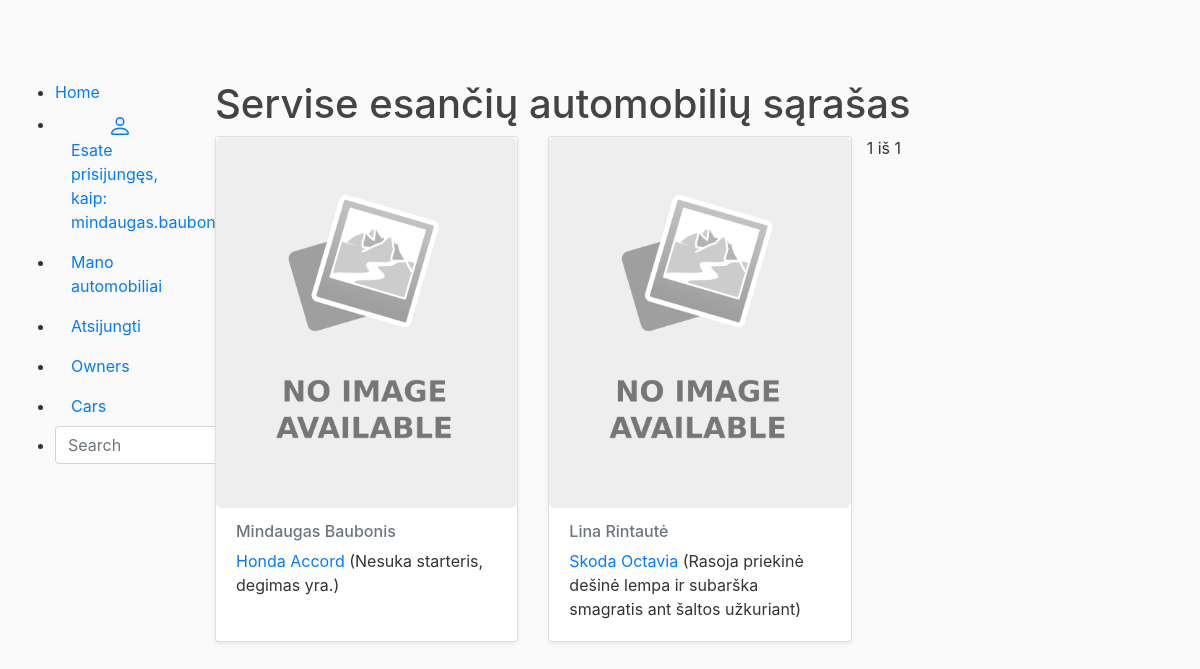
The app's page /autoservice/cars/ (signed in) with its own data.
### autoservice/models.py (models this page shows, shortened)
class CarInfo(models.Model):
    car = models.CharField('Automobilio markė ir modelis', max_length=100)
    car_owner = models.ForeignKey('Owner', on_delete=models.SET_NULL, null=True, blank=True, related_name='cars')
    fuel_type = models.CharField(max_length=8, choices=Types, default='Petrol')
    engine = models.CharField(max_length=4, help_text='Automobilio darbinis turis cm3')
    manufacture_year = models.DateField(auto_now=False, auto_now_add=False)
    plate = models.CharField('Automobilio numeriai', max_length=10)
    vin = models.CharField('Automobilio VIN kodas', max_length=17)
    summary = models.TextField('Automobilio gedimo aprasymas', max_length=1000, help_text='Trumpas gedimu aprasymas')
    mechanic = models.ForeignKey('Mechanic', on_delete=models.SET_NULL, null=True, help_text='Serviso darbuotojas atliekantis darbus')
    car_image = models.ImageField('Car image', upload_to='cars', null=True, blank=True)

class Owner(models.Model):
    name = models.CharField('Automobilio savininko vardas', max_length=20)
    surname = models.CharField('Automobilio savininko pavarde', max_length=20)
    car = models.ForeignKey('CarInfo', on_delete=models.SET_NULL, null=True, blank=True,)
    description = HTMLField()
    def __str__(self):
        return f'{self.name} {self.surname}'

### autoservice/views.py (the view)
# urls.py: path('cars/', views.CarListView.as_view(), name='cars'),
class CarListView(generic.ListView):
    model = CarInfo, CarStatus
    template_name = 'car_list.html'
    context_object_name = 'car_list'
    queryset = CarInfo.objects.all()
    paginate_by = 2
    def get_context_data(self, **kwargs):
        context = super(CarListView, self).get_context_data(**kwargs)
        context['data'] = 'random text'
        return context

### autoservice/templates/car_list.html (shortened to what this page needs)
{% extends "base.html" %}
{% block content %}
    {% load static %}
    <h1>Servise esančių automobilių sąrašas</h1>
    {% if car_list %}
    <div class="row">
        {% for car in car_list %}
        <div class="col-md-4 d-flex align-items-stretch">
            <div class="card mb-4 shadow-sm">
                {% if carinfo.car_image %}
                    <img src="{{ carinfo.car_image.url }}" class="card-img-top" alt="...">
                {% else %}
                    <img src="{% static 'img/no-image.png' %}" class="card-img-top">
                {% endif %}
                <div class="card-body">
                    <h6 class="card-subtitle mb-2 text-muted">{{ car.car_owner }}</h6>
                    <p class="card-text"><a href="{% url 'car-detail' car.id %}">{{ car.car }}</a> ({{ car.summary }})</p>
                </div>
            </div>
        </div>
        {% endfor %}
        <div class="pagination">
                <span class="step-links">
                    <span class="current">
                        {{ page_obj.number }} iš {{ page_obj.paginator.num_pages }}
                    </span>
                </span>
        </div>
        {% else %}
        <p>Servise nėra registruotų automobilių</p>
        {% endif %}
{% endblock %}

### autoservice/templates/base.html (shortened to what this page needs)
<!DOCTYPE html>
<html lang="en">
<head>
        <link rel="stylesheet" href="https://stackpath.bootstrapcdn.com/bootstrap/4.1.3/css/bootstrap.min.css">
        {% load static %}
        <link rel="stylesheet" href="{% static 'css/styles.css' %}">
</head>
<body>
    <div class="container-fluid">
        <div class="row">
            <div class="col-sm-2">
                <ul class="sidebar-nav">
                <li><a href="{% url 'index' %}">Home</a></li>
            {% if user.is_authenticated %}
                    <li class="nav-item"><a class="nav-link" href="{% url 'profilis' %}">
                Esate prisijungęs, kaip: {{ user.get_username }}</a></li>
                <li class="nav-item"><a class="nav-link" href="{% url 'my-owned' %}">Mano automobiliai</a></li>
                <li class="nav-item"><a class="nav-link" href="{% url 'logout' %}?next=/autoservice">Atsijungti</a></li>
                <li class="nav-item"><a class="nav-link" href="{% url 'owners' %}">Owners</a></li>
                <li class="nav-item"><a class="nav-link" href="{% url 'cars' %}">Cars</a></li>
                <li class="nav-item">
                    <form action="{% url 'search' %}" method="get" class="form-inline my-2 my-md-0">
                        <input name="query" class="form-control" type="text" placeholder="Search">
                    </form>
                </li>
            {% else %}
                <li class="nav-item"><a class="nav-link" href="{% url 'login' %}?next={{request.path}}">Prisijungti</a></li>
                <li class="nav-item"><a class="nav-link" href="{% url 'register'%}">Registruotis</a></li>
            {% endif %}
                </ul>
            </div>
        <div class="col-sm-10 ">{% block content %}{% endblock %}</div>
        </div>
    </div>
</body>
</html>

### autoservice/static/css/styles.css (style rules this page uses)
body { background: #fafafa; color: #333333; margin-top: 5rem; }
h1, h2, h3, h4, h5, h6 { color: #444444; }
ul { margin: 0; }

### records on screen
CarInfo: car_owner "Mindaugas Baubonis", car "Honda Accord", summary "Nesuka starteris, degimas yra."
CarInfo: car_owner "Lina Rintautė", car "Skoda Octavia", summary "Rasoja priekinė dešinė lempa ir subarška smagratis ant šaltos užkuriant"

### other values on screen
{{ user.get_username }} "mindaugas.baubonis"
{{ page_obj.number }} "1"
{{ page_obj.paginator.num_pages }} "1"
